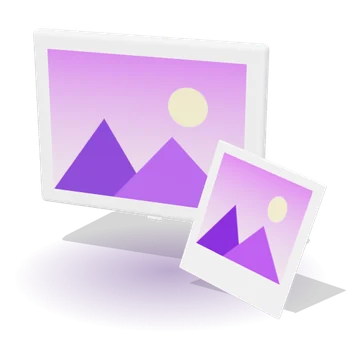
#> input picture auftraege/assets/cat/photo.webp, 360 x 360 px
$ python aus_png.py ../../auftraege/assets/cat/photo.webp ../../auftraege/assets/cat/acrylic.webp 5
#> lines starting #> are read from the running program, lines starting #| are printed output that depends on the picture
"""Fertig freigestelltes PNG (transparenter Hintergrund, 1776 x 896) für den Konfigurator übernehmen.

Aufruf:  python3 aus_png.py <freigestellt.png|.webp> <ziel-ohne-endung> [hintergrund-grau 0-255]
Ergebnis: <ziel>.jpg (Produkt auf ruhigem, schattenlosem Grau) und <ziel>-m.png (Maske = Transparenz).
"""
import sys
import numpy as np
from PIL import Image

src, dst = sys.argv[1], sys.argv[2]
grey = int(sys.argv[3]) if len(sys.argv) > 3 else 218
im = Image.open(src).convert('RGBA')
#> im is the input picture: PIL image 360x360 RGBA; mean R, G, B, A 112, 92.9, 122.7, 109.9
a = np.asarray(im).astype(np.float32)
alpha = a[..., 3:4] / 255.0
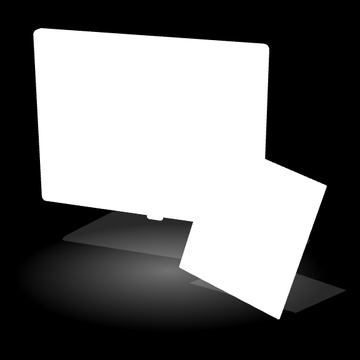
#> alpha: shape (360, 360, 1) float32; min 0, max 1, mean 0.431
rgb = a[..., :3] * alpha + grey * (1 - alpha)
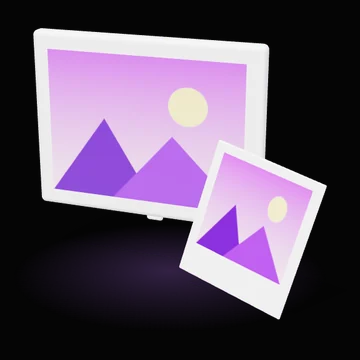
#> rgb: shape (360, 360, 3) float32; mean R, G, B 94.5, 79.6, 100.9
Image.fromarray(rgb.round().clip(0, 255).astype(np.uint8)).save(dst + '.jpg', quality=90)
Image.fromarray(a[..., 3].astype(np.uint8), 'L').save(dst + '-m.png', optimize=True)
print(dst, im.size)
#| ../../auftraege/assets/cat/acrylic.webp (360, 360)
